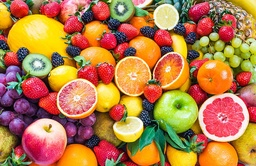
#> input picture img/fruits.jpeg, 256 x 166 px, shrunk from 728 x 472 before the run
$ python imageProcessing.py
#> lines starting #> are read from the running program, lines starting #| are printed output that depends on the picture


########## Source Code UAS Pengolaha ##########

# Source Code - STT NF
import numpy as np
import cv2 as cv

img = cv.imread('img/fruits.jpeg',1)
#> img is the input picture: shape (166, 256, 3); mean B, G, R 72.2, 123.5, 180.8
gray = cv.cvtColor(img,cv.COLOR_BGR2GRAY)
cv.imshow('grayscale',gray)
img = cv.imread('img/fruits.jpeg',1)
cv.imshow('image',img)
hsv =cv.cvtColor(img,cv.COLOR_BGR2GRAY)
cv.imshow('HSV',hsv)
lab = cv.cvtColor(img,cv.COLOR_BGR2LAB)
#> lab: shape (166, 256, 3); mean of channels 0, 1, 2 147.7, 145.3, 163.3
cv.imshow('LAB',lab)
cv.waitKey(0)

# Source Code Inversi - STT NF
import numpy as np
import cv2 as cv

citra = cv.imread('img/fruits.jpeg',0)
#> citra: shape (166, 256); min 0, max 255, mean 134.9
cv.imshow('Hasil Inversi',citra)
hasil = citra + 50
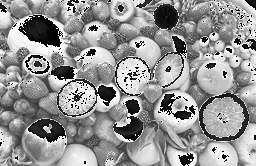
#> hasil: shape (166, 256); min 0, max 255, mean 148.7
cv.imshow('Hasil Inversi',hasil)
cv.waitKey(0)
cv.destroyAllWindows()

# Source Code Histogram 1 - STT NF
import numpy as np
import cv2 as cv
import matplotlib
import matplotlib.pyplot as plt

citra = cv.imread('img/fruits.jpeg')
histo = cv.calcHist([citra], [0], None,[256], [0, 256])
#> histo = 256 values, max 2527 at index 0, min 1 at index 253, mean 166
plt.plot(histo)
plt.show()
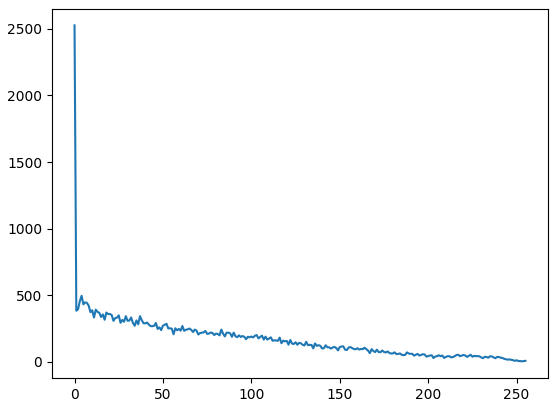
#> figure drawn by matplotlib, 1 panel; curve peaks at x = 0, y = 2527

# Source Code Histogram 2 - STT NF
import cv2
import numpy as np
from matplotlib import pyplot as plt

img = cv2.imread('img/fruits.jpeg',0)
hist,bins = np.histogram(img.flatten(),256,[0,256])
#> hist = 256 values, max 269 at index 200, min 5 at index 0, mean 166; bins = 257 values from 0 to 256
cdf = hist.cumsum()
#> cdf = 256 values from 5 to 42496
cdf_normalized = cdf * hist.max()/cdf.max()
#> cdf_normalized = 256 values from 0.0317 to 269
plt.plot(cdf_normalized, color ='b')
plt.hist(img.flatten(),256,[0,256],
color = 'r')
plt.xlim([0,256])
plt.legend(('cdf','histogram'), loc= 'upper left')
plt.show()
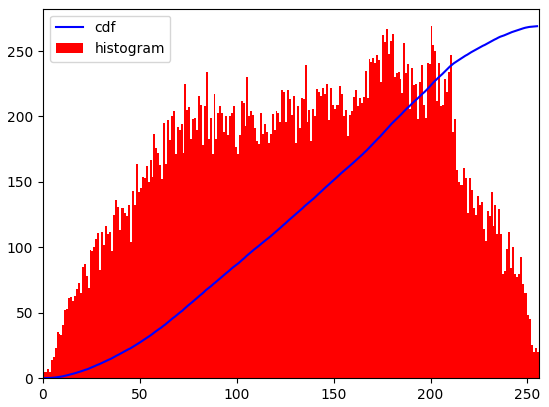
#> figure drawn by matplotlib, 1 panel; tallest bar 269 high, from x = 200 to 201; curve peaks at x = 255, y = 269

# Source Code Histogram 3 - STT NF
from matplotlib import pyplot
from os.path import basename
from os.path import splitext
from PIL import Image

def tampilkan_histogram(r, g, b, gambar):
    intensitas = list(range(256))
    lebar_bar = 0.3

    intensitas = [i-lebar_bar for i in intensitas]
    pyplot.bar(intensitas, r, width=lebar_bar, color='r')

    intensitas = [i+lebar_bar for i in intensitas]
    pyplot.bar(intensitas, g, width=lebar_bar, color='g')

    intensitas = [i+lebar_bar for i in intensitas]
    pyplot.bar(intensitas, b, width=lebar_bar, color='b')

    pyplot.title('Histogram ' + gambar)
    pyplot.xlabel('Intensitas')
    pyplot.ylabel('Kemunculan')
    pyplot.legend(['R', 'G', 'B'])
    pyplot.show()

def histogram(gambar):
#> called with gambar = 'img/fruits.jpeg'
    GAMBAR = Image.open(gambar)
    PIXEL = GAMBAR.load()

    ukuran_horizontal = GAMBAR.size[0]
#> ukuran_horizontal = 256
    ukuran_vertikal = GAMBAR.size[1]
#> ukuran_vertikal = 166

    gambar_r = Image.new('RGB', (ukuran_horizontal, ukuran_vertikal))
#> gambar_r: PIL image 256x166 RGB; every value is 0
    pixel_r = gambar_r.load()

    gambar_g = Image.new('RGB', (ukuran_horizontal, ukuran_vertikal))
    pixel_g = gambar_g.load()

    gambar_b = Image.new('RGB', (ukuran_horizontal, ukuran_vertikal))
    pixel_b = gambar_b.load()

    r = [0] * 256
    g = [0] * 256
    b = [0] * 256

    for x in range(ukuran_horizontal):
        for y in range(ukuran_vertikal):
            intensitas_r = PIXEL[x, y][0]
            intensitas_g = PIXEL[x, y][1]
            intensitas_b = PIXEL[x, y][2]
            r[intensitas_r] += 1
            g[intensitas_g] += 1
            b[intensitas_b] += 1
            pixel_r[x, y] = (intensitas_r, 0, 0)
            pixel_g[x, y] = (0, intensitas_g, 0)
            pixel_b[x, y] = (0, 0, intensitas_b)
#> after the loop, b has the same summary as histo outside histogram; g = 256 values, max 259 at index 0, min 18 at index 254, mean 166; r = 256 values, max 4628 at index 255, min 9 at index 3, mean 166

    tampilkan_histogram(r, g, b, gambar)
#> in tampilkan_histogram, `intensitas = [i+lebar_bar for i in intensitas]`: intensitas = 256 values from 0 to 255
#> in tampilkan_histogram, `intensitas = [i+lebar_bar for i in intensitas]`: intensitas = 256 values from 0.3 to 255.3

histogram('img/fruits.jpeg')

# Source Code Equalisasi - STT NF
import cv2
import numpy as np

citra = cv2.imread('img/fruits.jpeg',0)
ekual = cv2.equalizeHist(citra)
hasil = np.hstack((citra, ekual))
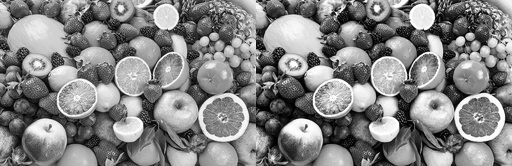
#> hasil: shape (166, 512); min 0, max 255, mean 131.5
cv2.imshow('Contoh Hasil Equalisasi',hasil)
cv2.waitKey(0)
cv2.destroyAllWindows()

# Source Code Citra Kuantisasi - STT NF
import numpy as np
import cv2
from matplotlib import pyplot as plt


def show_img_with_matplotlib(color_img, title, pos):

    img_RGB = color_img[:, :, ::-1]

    ax = plt.subplot(2, 3, pos)
    plt.imshow(img_RGB)
    plt.title(title)
    plt.axis('off')


def color_quantization(image, k):

#> called with k = 3
    data = np.float32(image).reshape((-1, 3))
    criteria = (cv2.TERM_CRITERIA_EPS + cv2.TERM_CRITERIA_MAX_ITER, 20, 1.0)
    ret, label, center = cv2.kmeans(data, k, None, criteria, 10, cv2.KMEANS_RANDOM_CENTERS)
#> ret = 227673048.2; center = [[44.26, 57.71, 91.92], [155.2, 201.1, 220.9], [47.92, 129.7, 223.9]]

    center = np.uint8(center)
#> center = [[44, 57, 91], [155, 201, 220], [47, 129, 223]]
    result = center[label.flatten()]
    result = result.reshape(img.shape)
    return result

fig = plt.figure(figsize=(16, 8))
plt.suptitle("Kuantisasi warna menggunakan algoritma pengelompokan K-means", fontsize=14, fontweight='bold')
fig.patch.set_facecolor('silver')

img = cv2.imread("img/fruits.jpeg")

color_3 = color_quantization(img, 3)
color_5 = color_quantization(img, 5)
color_10 = color_quantization(img, 10)
#> call 3 of color_quantization, with k = 10
#> in color_quantization (call 3), `ret, label, center = cv2.kmeans(data, k, None, criteria, 10, cv2.KMEAN..`: ret = 80635136.1; center = [[20.67, 140.3, 236.9], [84.93, 79.93, 81.94], [28.52, 202.7, 237.8], [22.93, 32.85, 59.06], [114.7, 197.6, 231.3], [107.9, 88.55, 230.7], [41.36, 36.02, 194.3], [194.8, 223, 238.9], [29.75, 110.3, 137.2], [127.6, 160.7, 144]]
#> in color_quantization (call 3), `center = np.uint8(center)`: center = [[20, 140, 236], [84, 79, 81], [28, 202, 237], [22, 32, 59], [114, 197, 231], [107, 88, 230], [41, 36, 194], [194, 222, 238], [29, 110, 137], [127, 160, 144]]
#> in color_quantization (call 3), `result = result.reshape(img.shape)`:
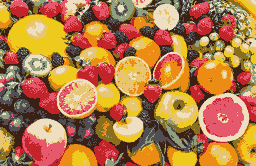
#> result: shape (166, 256, 3); mean B, G, R 71.5, 122.9, 180.3
color_20 = color_quantization(img, 20)
#> call 4 of color_quantization, with k = 20
#> in color_quantization (call 4), `ret, label, center = cv2.kmeans(data, k, None, criteria, 10, cv2.KMEAN..`: ret = 47312923.7; center = 20 rows, first 8: [117.6, 102.5, 236], [63.35, 54.46, 54.52], [58.83, 195.6, 183.1], [18.19, 145.2, 242.4], [38.67, 27.24, 198.7], [17.86, 27.04, 125.1], [92.18, 63.24, 120.4], [17.76, 205.9, 248.7]
#> in color_quantization (call 4), `center = np.uint8(center)`: center = 20 rows, first 8: [117, 102, 236], [63, 54, 54], [58, 195, 183], [18, 145, 242], [38, 27, 198], [17, 27, 125], [92, 63, 120], [17, 205, 248]
#> in color_quantization (call 4), `result = result.reshape(img.shape)`:
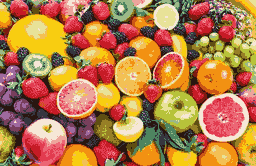
#> result: shape (166, 256, 3); mean B, G, R 71.6, 123, 180.4
color_40 = color_quantization(img, 40)
#> in color_quantization (call 5), `ret, label, center = cv2.kmeans(data, k, None, criteria, 10, cv2.KMEAN..`: ret = 28572231.5; center = 40 rows, first 8: [210.2, 137.6, 178.5], [33.85, 29.61, 217.8], [155.6, 86.97, 153.3], [13.69, 212.5, 251.2], [109.8, 85.2, 95.75], [16.26, 25.93, 128.6], [81.01, 49.23, 116.4], [147.1, 188.4, 146.1]
#> in color_quantization (call 5), `center = np.uint8(center)`: center = 40 rows, first 8: [210, 137, 178], [33, 29, 217], [155, 86, 153], [13, 212, 251], [109, 85, 95], [16, 25, 128], [81, 49, 116], [147, 188, 146]
#> in color_quantization (call 5), `result = result.reshape(img.shape)`:
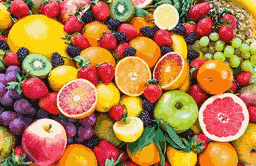
#> result: shape (166, 256, 3); mean B, G, R 71.6, 123, 180.3

show_img_with_matplotlib(img, "citra original", 1)
show_img_with_matplotlib(color_3, "citra kuantisasi (k = 3)", 2)
show_img_with_matplotlib(color_5, "citra kuantisasi (k = 5)", 3)
show_img_with_matplotlib(color_10, "citra kuantisasi (k = 10)", 4)
show_img_with_matplotlib(color_20, "citra kuantisasi (k = 20)", 5)
show_img_with_matplotlib(color_40, "citra kuantisasi (k = 40)", 6)

plt.show()
